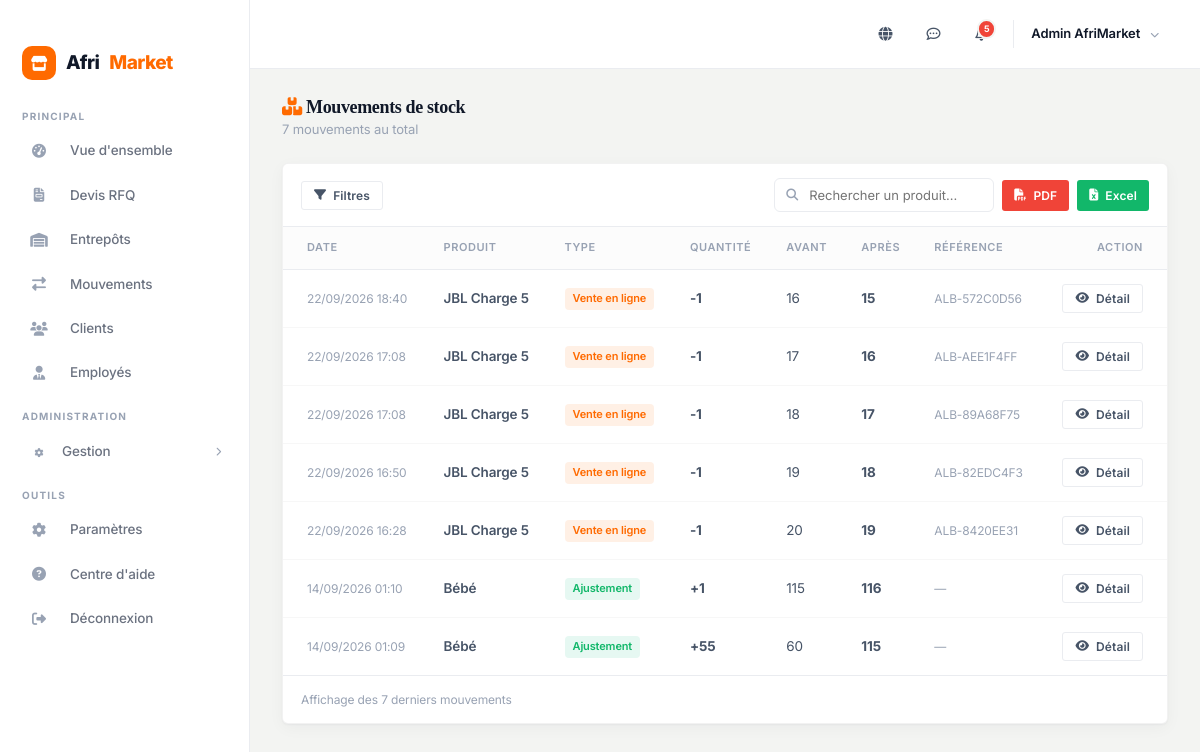
Screenshot of /fr/dashboard/inventaire/ (signed in) with the database file from the repository.
### accounts/models.py (models this page shows, shortened)
class User(AbstractUser):
    ROLE_CHOICES = [
        ('buyer', 'Acheteur'),
        ('seller', 'Vendeur'),
        ('admin', 'Administrateur'),
    ]
    role = models.CharField(max_length=10, choices=ROLE_CHOICES, default='buyer')
    phone = models.CharField(max_length=20, blank=True)
    avatar = models.ImageField(upload_to='avatars/', blank=True, null=True)
    address = models.TextField(blank=True)
    city = models.CharField(max_length=100, blank=True)
    country = models.CharField(max_length=100, default='Cameroun')
    is_verified = models.BooleanField(default=False)
    @property
    def is_seller(self):
        return self.role == 'seller'
    @property
    def display_name(self):
        return self.get_full_name() or self.username

### catalog/models.py (models this page shows, shortened)
class StockMovement(models.Model):
    TYPE_CHOICES = [
        ('in', 'Entrée'),
        ('out', 'Sortie'),
        ('adjustment', 'Ajustement'),
        ('sale', 'Vente en ligne'),
        ('pos', 'Vente POS'),
        ('return', 'Retour / Annulation'),
    ]
    product = models.ForeignKey(Product, on_delete=models.CASCADE, related_name='stock_movements')
    store = models.ForeignKey('store.Store', on_delete=models.CASCADE, related_name='stock_movements')
    warehouse = models.ForeignKey('inventory.Warehouse', on_delete=models.SET_NULL, null=True, blank=True, related_name='movements')
    movement_type = models.CharField(max_length=20, choices=TYPE_CHOICES)
    quantity = models.IntegerField(help_text='Positif = entrée, négatif = sortie')
    stock_before = models.PositiveIntegerField()
    stock_after = models.PositiveIntegerField()
    reason = models.CharField(max_length=255, blank=True)
    reference = models.CharField(max_length=100, blank=True, help_text='N° commande, vente POS...')
    created_by = models.ForeignKey(settings.AUTH_USER_MODEL, on_delete=models.SET_NULL, null=True, blank=True)
    created_at = models.DateTimeField(auto_now_add=True)
    class Meta:
        ordering = ['-created_at']

class Product(models.Model):
    store = models.ForeignKey('store.Store', on_delete=models.CASCADE, related_name='products')
    category = models.ForeignKey(Category, on_delete=models.CASCADE, related_name='products')
    name = models.CharField(max_length=500)
    slug = models.SlugField(max_length=500, unique=True)
    description = models.TextField()
    specifications = models.TextField(blank=True, help_text='One per line: Key: Value')
    price = models.DecimalField(max_digits=12, decimal_places=0)
    old_price = models.DecimalField(max_digits=12, decimal_places=0, null=True, blank=True)
    min_order = models.IntegerField(default=1, help_text='Minimum order quantity')
    bulk_price = models.DecimalField(max_digits=12, decimal_places=0, null=True, blank=True)
    bulk_min_qty = models.IntegerField(default=10)
    stock = models.PositiveIntegerField(default=0)
    low_stock_threshold = models.PositiveIntegerField(default=5, help_text='Seuil d\'alerte stock faible')
    sku = models.CharField(max_length=50, blank=True)
    image = models.ImageField(upload_to='products/', blank=True, null=True)
    image_2 = models.ImageField(upload_to='products/', blank=True, null=True)
    image_3 = models.ImageField(upload_to='products/', blank=True, null=True)
    image_4 = models.ImageField(upload_to='products/', blank=True, null=True)
    colors = models.CharField(max_length=300, blank=True, help_text='Comma separated')
    sizes = models.CharField(max_length=300, blank=True, help_text='Comma separated')
    weight = models.CharField(max_length=50, blank=True)
    origin = models.CharField(max_length=100, default='Cameroun')
    is_active = models.BooleanField(default=True)
    is_featured = models.BooleanField(default=False)
    is_flash_deal = models.BooleanField(default=False)
    flash_deal_end = models.DateTimeField(null=True, blank=True)
    views_count = models.IntegerField(default=0)
    orders_count = models.IntegerField(default=0)
    created_at = models.DateTimeField(auto_now_add=True)
    updated_at = models.DateTimeField(auto_now=True)
    class Meta:
        ordering = ['-created_at']

### dashboard/views.py (the view, shortened to what this page needs)
# urls.py: path('inventaire/', views.dash_inventory, name='inventory'),
@login_required
@seller_or_admin_required
def dash_inventory(request):
    from catalog.models import StockMovement
    from datetime import datetime
    if request.user.is_seller and hasattr(request.user, 'store'):
        movements = StockMovement.objects.filter(store=request.user.store)
    else:
        movements = StockMovement.objects.all()
    q = request.GET.get('q', '').strip()
    if q:
        movements = movements.filter(product__name__icontains=q)
    warehouse_id = request.GET.get('warehouse')
    current_warehouse = None
    if warehouse_id:
        from inventory.models import Warehouse
        movements = movements.filter(warehouse_id=warehouse_id)
        current_warehouse = Warehouse.objects.filter(pk=warehouse_id).first()
    mtype = request.GET.get('type', '')
    if mtype:
        movements = movements.filter(movement_type=mtype)
    date_from = request.GET.get('from', '')
    date_to = request.GET.get('to', '')
    if date_from:
        try:
            movements = movements.filter(created_at__date__gte=datetime.strptime(date_from, '%Y-%m-%d').date())
        except ValueError:
            pass
    if date_to:
        try:
            movements = movements.filter(created_at__date__lte=datetime.strptime(date_to, '%Y-%m-%d').date())
        except ValueError:
            pass
    from catalog.models import Product
    product_stats = []
    return render(request, 'dashboard/inventory.html', {
        'movements': movements.select_related('product', 'created_by')[:100],
        'search_query': q,
        'warehouse': current_warehouse,
        'type_filter': mtype,
        'date_from': date_from,
        'date_to': date_to,
        'type_choices': StockMovement.TYPE_CHOICES,
        'total_movements': movements.count(),
        'product_stats': product_stats,
    })

### templates/dashboard/inventory.html (shortened to what this page needs)
{% extends 'dashboard/base.html' %}{% load humanize %}
{% block dash %}
<div class="dash-header">
    <div>
        <h1><i class="fa-solid fa-boxes-stacked" style="color:var(--dash-accent);"></i> Mouvements de stock</h1>
        <p style="font-size:13px;color:var(--dash-text3);">{{ total_movements }} mouvement{{ total_movements|pluralize:"s" }} au total</p>
    </div>
</div>
<div class="dash-card">
    <div class="mv-toolbar">
        <div style="display:flex;gap:8px;align-items:center;flex-wrap:wrap;">
            <div style="position:relative;">
                <button type="button" class="btn btn-outline btn-sm" onclick="toggleInvFilterMenu(event)">
                    <i class="fa-solid fa-filter"></i> Filtres
                </button>
            </div>
        </div>
        <div style="display:flex;gap:8px;align-items:center;flex-wrap:wrap;">
            <form method="get" style="position:relative;">
                <i class="fa-solid fa-magnifying-glass" style="position:absolute;left:12px;top:50%;transform:translateY(-50%);color:var(--dash-text3);font-size:12px;"></i>
                <input type="text" name="q" value="{{ search_query }}" placeholder="Rechercher un produit..." style="padding:8px 12px 8px 34px;border:1.5px solid var(--dash-border);border-radius:6px;font-size:13px;font-family:inherit;width:220px;">
            </form>
            <a href="{% url 'dashboard:movements_pdf' %}?{{ request.GET.urlencode }}" class="btn btn-sm" style="background:var(--dash-red);color:#fff;"><i class="fa-solid fa-file-pdf"></i> PDF</a>
            <a href="{% url 'dashboard:movements_excel' %}?{{ request.GET.urlencode }}" class="btn btn-sm" style="background:var(--dash-green);color:#fff;"><i class="fa-solid fa-file-excel"></i> Excel</a>
        </div>
    </div>
    <div class="dash-table-responsive">
    <table class="dash-table">
        <thead>
            <tr><th>Date</th><th>Produit</th><th>Type</th><th>Quantité</th><th>Avant</th><th>Après</th><th>Référence</th><th style="text-align:right;">Action</th></tr>
        </thead>
        <tbody>
            {% for m in movements %}
            <tr>
                <td style="font-size:12px;color:var(--dash-text3);">{{ m.created_at|date:"d/m/Y H:i" }}</td>
                <td style="font-weight:600;">{{ m.product.name|truncatechars:30 }}</td>
                <td><span class="tag {% if m.quantity > 0 %}tag-green{% else %}tag-orange{% endif %}">{{ m.get_movement_type_display }}</span></td>
                <td class="{% if m.quantity > 0 %}mv-in{% else %}mv-out{% endif %}">{% if m.quantity > 0 %}+{% endif %}{{ m.quantity }}</td>
                <td>{{ m.stock_before }}</td>
                <td style="font-weight:700;">{{ m.stock_after }}</td>
                <td style="font-size:12px;color:var(--dash-text3);">{{ m.reference|default:'—' }}</td>
                <td style="text-align:right;">
                    <button class="btn btn-sm btn-outline" onclick='openDetailModal({{ m.id }})'><i class="fa-solid fa-eye"></i> Détail</button>
                </td>
            </tr>
            {% empty %}
            <tr><td colspan="8" style="text-align:center;padding:3rem;">
                <div style="font-size:36px;opacity:.25;margin-bottom:10px;"><i class="fa-solid fa-boxes-stacked"></i></div>
                <div style="color:var(--dash-text3);">Aucun mouvement trouvé</div>
            </td></tr>
            {% endfor %}
        </tbody>
    </table>
    </div>
    <div style="padding:14px 18px;border-top:1px solid var(--dash-border);font-size:12px;color:var(--dash-text3);">
        Affichage des {{ movements|length }} derniers mouvements
    </div>
</div>
{% endblock %}

### templates/dashboard/base.html (shortened to what this page needs)
{% load static %}{% load humanize %}<!DOCTYPE html><html lang="fr"><head><meta charset="UTF-8"><meta name="viewport" content="width=device-width,initial-scale=1.0"><title>{% block title %}Dashboard{% endblock %} — AfriMarket</title>
<link rel="stylesheet" href="https://cdnjs.cloudflare.com/ajax/libs/font-awesome/6.5.1/css/all.min.css">
<link rel="stylesheet" href="{% static 'css/style.css' %}">
</head><body>
<div class="dash-layout">
<aside class="dash-sidebar" id="dashSidebar">
<div class="dash-sidebar-logo"><div class="logo-icon"><i class="fa-solid fa-store"></i></div>Afri<span>Market</span></div>
<div class="dash-sidebar-label">Principal</div>
<nav class="dash-nav">
<a href="{% url 'dashboard:index' %}" class="{% if request.resolver_match.url_name == 'index' %}active{% endif %}"><span class="nav-icon"><i class="fa-solid fa-gauge-high"></i></span> Vue d'ensemble</a>
<a href="{% url 'dashboard:rfqs' %}" class=""><span class="nav-icon"><i class="fa-solid fa-file-invoice"></i></span> Devis RFQ</a>
<a href="{% url 'dashboard:warehouses' %}" class="{% if 'warehouse' in request.resolver_match.url_name %}active{% endif %}"><span class="nav-icon"><i class="fa-solid fa-warehouse"></i></span> Entrepôts</a>
<a href="{% url 'dashboard:transfers' %}" class="{% if 'transfer' in request.resolver_match.url_name %}active{% endif %}"><span class="nav-icon"><i class="fa-solid fa-right-left"></i></span> Mouvements</a>
<a href="{% url 'dashboard:customers' %}" class="{% if request.resolver_match.url_name == 'customers' %}active{% endif %}"><span class="nav-icon"><i class="fa-solid fa-users"></i></span> Clients</a>
<a href="{% url 'dashboard:employees' %}" class="{% if request.resolver_match.url_name == 'employees' %}active{% endif %}"><span class="nav-icon"><i class="fa-solid fa-user-tie"></i></span> Employés</a>
</nav>
{% if request.user.is_superuser or request.user.role == 'admin' %}
<div class="dash-sidebar-label">Administration</div>
<nav class="dash-nav">
<div class="nav-menu-toggle" onclick="toggleMenu(this)">
<div><span class="nav-icon"><i class="fa-solid fa-gear"></i></span> Gestion</div>
<i class="fa-solid fa-chevron-right"></i>
</div>
</nav>
{% endif %}
<div class="dash-sidebar-label">Outils</div>
<nav class="dash-nav" style="flex:0;">
<a href="{% url 'accounts:profile' %}"><span class="nav-icon"><i class="fa-solid fa-gear"></i></span> Paramètres</a>
<a href="{% url 'faq' %}"><span class="nav-icon"><i class="fa-solid fa-circle-question"></i></span> Centre d'aide</a>
<a href="{% url 'accounts:logout' %}"><span class="nav-icon"><i class="fa-solid fa-right-from-bracket"></i></span> Déconnexion</a>
</nav>
</aside>
<div class="dash-content-wrapper">
<div class="dash-navbar">
<div class="dash-navbar-right">
<div class="dash-navbar-icon" style="position:relative;" id="languageSelector">
<i class="fa-solid fa-globe"></i>
</div>
<a href="{% url 'messaging:inbox' %}" class="dash-navbar-icon" id="messagesIcon" title="Messages">
<i class="fa-regular fa-comment-dots"></i>
</a>
<a href="#" class="dash-navbar-icon" title="Notifications">
<span class="badge">5</span>
</a>
<div class="dash-user-menu">
<div class="dash-user-info" style="display:block;">
<div class="dash-user-name">{{ user.display_name }}</div>
</div>
<i class="fa-solid fa-chevron-down" style="font-size:9px;color:var(--dash-text3);"></i>
</div>
</div>
</div>
<div class="dash-main-content">
{% block dash %}{% endblock %}
</div>
</div>
</div>
</body></html>

### rows the page displays
User: display_name "Admin AfriMarket"
StockMovement: created_at "22/09/2026 18:40", product.name "JBL Charge 5", movement_type "Vente en ligne", quantity "-1", stock_before "16", stock_after "15", reference "ALB-572C0D56"
StockMovement: created_at "22/09/2026 17:08", product.name "JBL Charge 5", movement_type "Vente en ligne", quantity "-1", stock_before "17", stock_after "16", reference "ALB-AEE1F4FF"
StockMovement: created_at "22/09/2026 17:08", product.name "JBL Charge 5", movement_type "Vente en ligne", quantity "-1", stock_before "18", stock_after "17", reference "ALB-89A68F75"
StockMovement: created_at "22/09/2026 16:50", product.name "JBL Charge 5", movement_type "Vente en ligne", quantity "-1", stock_before "19", stock_after "18", reference "ALB-82EDC4F3"
StockMovement: created_at "22/09/2026 16:28", product.name "JBL Charge 5", movement_type "Vente en ligne", quantity "-1", stock_before "20", stock_after "19", reference "ALB-8420EE31"
StockMovement: created_at "14/09/2026 01:10", product.name "Bébé", movement_type "Ajustement", quantity "1", stock_before "115", stock_after "116", reference "—"
StockMovement: created_at "14/09/2026 01:09", product.name "Bébé", movement_type "Ajustement", quantity "55", stock_before "60", stock_after "115", reference "—"

### other values shown
{{ total_movements }} "7"
{{ movements|length }} "7"
